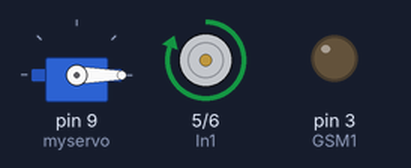
A sketch run on a simulated Arduino Uno, built with avr-gcc and run on an emulated ATmega328P. Parts: servo, motor-driver pin pairs drawn as motors (green arrow = first pin HIGH = forward, orange = second pin HIGH = backward, longer = more drive), output pins drawn as LEDs (lit = HIGH).

Above: at 0.05 s.
At 1.95 s:
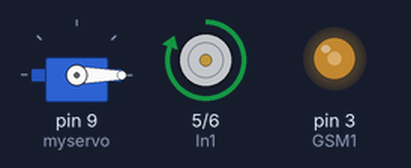
At 3.9 s:
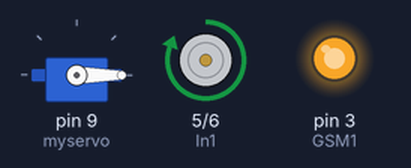
At 7.8 s:
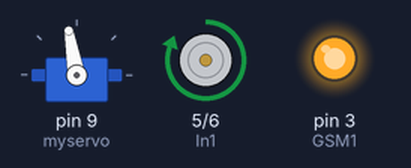
At 11.65 s:
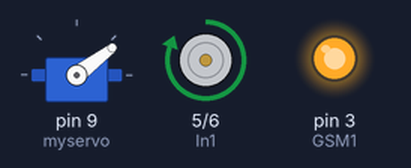
At 15.55 s:
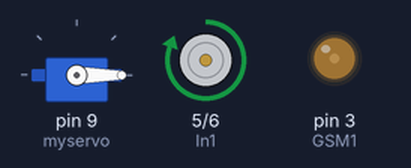
Timing chart, 0 to 18.8 s (numbered marks = the images above):
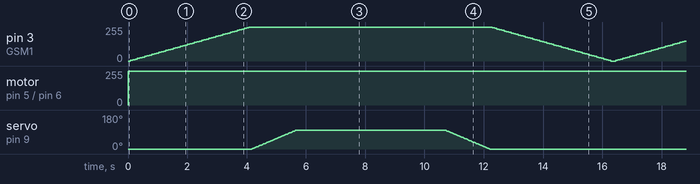

Measured:
- by itself, motor on pin 5 (In1) / pin 6 (In2): stopped → forward 255/255 at 0.00 s

The sketch:

Flipper.ino
```cpp
#include <Servo.h>
int GSM1 = 3;

#define In1 5
#define In2 6
Servo myservo;

int pos = 0;
int maxpos =100;
void setup() {
  myservo.attach(9);
  myservo.write(pos);
  pinMode(In1, OUTPUT);
  pinMode(In2, OUTPUT);
  pinMode(GSM1, OUTPUT);
}

void loop() {
  startSpin();
  for (pos = 0; pos <= maxpos; pos += 1) {
    myservo.write(pos);
    delay(15);
  }
  delay(5000);
  for (pos = maxpos; pos >= 0; pos -= 1) {
    myservo.write(pos);
    delay(15);
  }
  stopSpin();
}

void startSpin() {
  digitalWrite(In1, HIGH);
  digitalWrite(In2, LOW);
  for (int i = 0; i <= 255; i += 5) {
    analogWrite(GSM1, i);
    delay(80);
  }
}

void stopSpin() {
  for (int i = 255; i >= 0; i -= 5) {
    analogWrite(GSM1, i);
    delay(80);
  }
  digitalWrite(In1, LOW);
  digitalWrite(In2, LOW);
}
```
